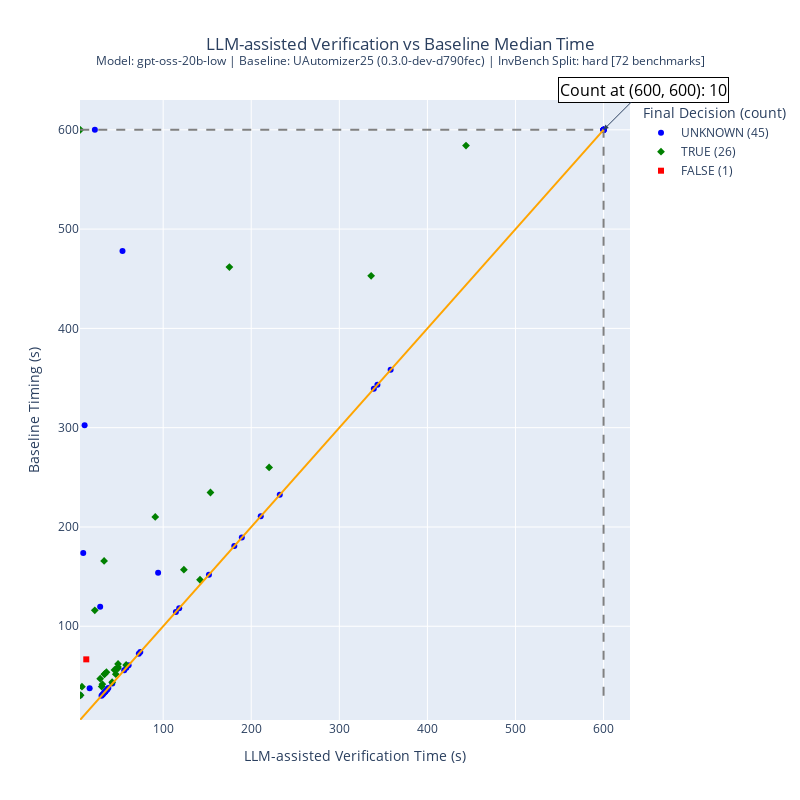

The notebook cell this image was saved under:
### Code cell
import plotly.express as px

def plot_verification_vs_baseline(
    df,
    model_name="gpt-oss-20b-low",
    baseline_name="UAutomizer25 (0.3.0-dev-d790fec)",
    split_name="hard",
    x_col="report.verification_time_taken",
    y_col="baseline_time",
    decision_col="report.final_decision",
    correctness_col="report.invariant_correctness_report.decision",
    usefulness_col="report.invariant_usefulness_report.decision",
    decision_rule_col="report.decision_rule",
    n_samples=None,
    fig_size=(800, 800),
    include_gen_time=False   
):
    """
    Plots a scatter plot comparing LLM-assisted verification time vs baseline time,
    colored by the report.final_decision, with legends including decision counts.
    Adds the correctness, usefulness, and decision rule as extra hover information.
    If include_gen_time=True, then the LLM-assisted value is report.total_time_taken.
    Also prints and annotates the number of points that are exactly at (600, 600).
    If include_gen_time=True, additionally includes model generation time in the hover info.
    """
    df = df.copy()
    # Use total time if include_gen_time is True
    if include_gen_time:
        x_col = "report.total_time_taken"
        if "report.total_time_taken" not in df.columns:
            raise ValueError("DataFrame must include 'report.total_time_taken' when include_gen_time=True")

    if n_samples is None:
        n_samples = df.shape[0]

    decision_counts = df[decision_col].value_counts().to_dict()
    def legend_dec_label(decision):
        count = decision_counts.get(decision, 0)
        return f"{decision} ({count})"
    df["decision_with_count"] = df[decision_col].apply(legend_dec_label)

    # Round relevant columns for display
    df[x_col] = df[x_col].round(2)
    df[y_col] = df[y_col].round(2)
    df["speedup"] = (df[y_col] / df[x_col]).round(2)

    # If include_gen_time, round model_gen_time and add to custom_data
    if include_gen_time:
        gen_time_col = "report.model_generation_time"
        if gen_time_col in df.columns:
            df[gen_time_col] = df[gen_time_col].round(2)
        else:
            raise ValueError("DataFrame must include 'report.model_generation_time' when include_gen_time=True")

    # Count and show number of dots at (600, 600)
    num_600_600 = ((df[x_col] == 600) & (df[y_col] == 600)).sum()
    # print(f"Number of dots at (600, 600): {num_600_600}")

    # Build custom_data for hover
    custom_data = [
        "task_name",      # 0
        "task_index",     # 1
        decision_col,     # 2
        x_col,            # 3
        y_col,            # 4
        "speedup",        # 5
        correctness_col,  # 6
        usefulness_col,   # 7
        decision_rule_col # 8
    ]

    # If include_gen_time, add the model generation time at the end
    if include_gen_time:
        custom_data.append("report.model_generation_time") # 9 if so

    color_map_base = {
        "TRUE": "green",
        "FALSE": "red",
        "UNKNOWN": "blue",
    }
    color_discrete_map = {}
    for k in decision_counts:
        label = legend_dec_label(k)
        color_discrete_map[label] = color_map_base.get(k, None)

    timing_label = (
        "LLM-assisted Verification+Gen Time (s)"
        if include_gen_time else
        "LLM-assisted Verification Time (s)"
    )

    title = (
        f"LLM-assisted Verification{' + Gen Time' if include_gen_time else ''} vs Baseline Median Time<br>"
        f"<sup>Model: {model_name} | Baseline: {baseline_name} | InvBench Split: {split_name} "
        f"[{n_samples} benchmarks]</sup>"
    )
    fig = px.scatter(
        df,
        x=x_col,
        y=y_col,
        custom_data=custom_data,
        title=title,
        labels={
            x_col: timing_label,
            y_col: "Baseline Timing (s)",
            "decision_with_count": "Final Decision (count)",
            decision_col: "Final Decision",
            "speedup": "Speedup",
            "task_index": "Task Index",
            correctness_col: "Correctness Decision",
            usefulness_col: "Usefulness Decision",
            decision_rule_col: "Decision Rule",
            "report.model_generation_time": "Model Generation Time (s)"
        },
        color="decision_with_count",
        symbol="decision_with_count",
        color_discrete_map=color_discrete_map,
    )

    # Set hovertemplate: add model generation time if needed
    if include_gen_time:
        # index 9 in custom_data is model gen time
        hovertemplate = (
            "<b>%{customdata[0]}</b><br><br>" +
            "Final Decision=%{customdata[2]}<br>" +
            f"{timing_label}=%{{customdata[3]:.2f}}<br>" +
            "Baseline Timing (s)=%{customdata[4]:.2f}<br>" +
            "Model Generation Time (s)=%{customdata[9]:.2f}<br>" +
            "Task Index=%{customdata[1]}<br>" +
            "Speedup=%{customdata[5]:.2f}<br>" +
            "Correctness Decision=%{customdata[6]}<br>" +
            "Usefulness Decision=%{customdata[7]}<br>" +
            "Decision Rule=%{customdata[8]}<br>" +
            "<extra></extra>"
        )
    else:
        hovertemplate = (
            "<b>%{customdata[0]}</b><br><br>" +
            "Final Decision=%{customdata[2]}<br>" +
            f"{timing_label}=%{{customdata[3]:.2f}}<br>" +
            "Baseline Timing (s)=%{customdata[4]:.2f}<br>" +
            "Task Index=%{customdata[1]}<br>" +
            "Speedup=%{customdata[5]:.2f}<br>" +
            "Correctness Decision=%{customdata[6]}<br>" +
            "Usefulness Decision=%{customdata[7]}<br>" +
            "Decision Rule=%{customdata[8]}<br>" +
            "<extra></extra>"
        )

    fig.update_traces(hovertemplate=hovertemplate)

    # Add timeout lines (x=600, y=600) with more neutral color (gray)
    fig.add_shape(type="line",
                  x0=600, y0=df[y_col].min(),
                  x1=600, y1=max(df[y_col].max(), 600),
                  line=dict(color='gray', dash='dash'),
                  name="Timeout (600s, x-axis)")

    fig.add_shape(type="line",
                  x0=df[x_col].min(), y0=600,
                  x1=max(df[x_col].max(), 600), y1=600,
                  line=dict(color='gray', dash='dash'),
                  name="Timeout (600s, y-axis)")

    lims = [
        min(df[x_col].min(), df[y_col].min()),
        max(df[x_col].max(), df[y_col].max(), 600)
    ]
    fig.add_shape(
        type="line",
        x0=lims[0], y0=lims[0],
        x1=lims[1], y1=lims[1],
        line=dict(color="orange", dash="solid"),
        name="y = x (equal timing)"
    )

    # Annotate the number of dots at (600, 600) on the plot.
    # Place annotation slightly offset to avoid hiding any marker
    fig.add_annotation(
        x=600,
        y=600,
        text=f"Count at (600, 600): {num_600_600}",
        showarrow=True,
        arrowhead=2,
        ax=40,
        ay=-40,
        font=dict(color="black", size=16),
        bgcolor="rgba(255,255,255,0.8)",
        bordercolor="black",
        borderwidth=1
    )

    fig.update_layout(
        width=fig_size[0],
        height=fig_size[1],
        showlegend=True,
        xaxis=dict(range=[lims[0]*0.95, lims[1]*1.05]),
        yaxis=dict(range=[lims[0]*0.95, lims[1]*1.05]),
        title_x=0.5,
    )

    fig.show()

# Example usage:
plot_verification_vs_baseline(df_results)

### Figure 1 — Plotly figure (JSON) as saved in the notebook; plotly's stock layout.template omitted (floating-point values rounded to 4 significant figures; data arrays with more than 128 entries replaced by an {"elided": "..."} marker saying what was removed)
{"data": [{"customdata": {"elided": "45x9 mixed values"}, "hovertemplate": "<b>%{customdata[0]}</b><br><br>Final Decision=%{customdata[2]}<br>LLM-assisted Verification Time (s)=%{customdata[3]:.2f}<br>Baseline Timing (s)=%{customdata[4]:.2f}<br>Task Index=%{customdata[1]}<br>Speedup=%{customdata[5]:.2f}<br>Correctness Decision=%{customdata[6]}<br>Usefulness Decision=%{customdata[7]}<br>Decision Rule=%{customdata[8]}<br><extra></extra>", "legendgroup": "UNKNOWN (45)", "marker": {"color": "blue", "symbol": "circle"}, "mode": "markers", "name": "UNKNOWN (45)", "orientation": "v", "showlegend": true, "type": "scatter", "x": [114.5, 53.84, 94.27, 74.04, 33.06, 16.54, 5.89, 10.83, 55.81, 600.0, 600.0, 189.3, 28.49, 339.2, 118.2, 60.78, 343.2, 58.25, 36.39, 210.8, 600.0, 22.45, 232.4, 34.62, 600.0, 358.3, 42.29, 180.8, 31.88, 37.77, 600.0, 34.56, 9.26, 600.0, 33.64, 152.0, 31.06, 34.48, 72.36, 36.6, 600.0, 600.0, 600.0, 600.0, 30.01], "xaxis": "x", "y": [114.5, 478.0, 153.9, 74.04, 33.06, 37.65, 30.51, 302.6, 55.81, 600.0, 600.0, 189.3, 119.8, 339.2, 118.2, 60.78, 343.2, 58.25, 36.39, 210.8, 600.0, 600.0, 232.4, 34.62, 600.0, 358.3, 42.29, 180.8, 31.88, 37.77, 600.0, 34.56, 173.8, 600.0, 33.64, 152.0, 31.06, 34.48, 72.36, 36.6, 600.0, 600.0, 600.0, 600.0, 30.01], "yaxis": "y"}, {"customdata": {"elided": "26x9 mixed values"}, "hovertemplate": "<b>%{customdata[0]}</b><br><br>Final Decision=%{customdata[2]}<br>LLM-assisted Verification Time (s)=%{customdata[3]:.2f}<br>Baseline Timing (s)=%{customdata[4]:.2f}<br>Task Index=%{customdata[1]}<br>Speedup=%{customdata[5]:.2f}<br>Correctness Decision=%{customdata[6]}<br>Usefulness Decision=%{customdata[7]}<br>Decision Rule=%{customdata[8]}<br><extra></extra>", "legendgroup": "TRUE (26)", "marker": {"color": "green", "symbol": "diamond"}, "mode": "markers", "name": "TRUE (26)", "orientation": "v", "showlegend": true, "type": "scatter", "x": [42.08, 28.52, 175.2, 33.31, 123.5, 30.2, 32.97, 48.73, 7.81, 35.61, 153.7, 33.58, 57.99, 44.74, 6.29, 5.94, 31.02, 48.8, 443.8, 46.24, 48.49, 91.02, 336.1, 22.39, 220.3, 141.8], "xaxis": "x", "y": [43.73, 47.2, 461.8, 51.61, 157.0, 39.27, 165.8, 58.98, 39.17, 53.74, 234.7, 51.99, 60.98, 56.07, 30.52, 600.0, 41.72, 62.06, 584.1, 51.75, 57.44, 210.1, 452.9, 116.0, 260.0, 146.9], "yaxis": "y"}, {"customdata": [["egcd3-ll_unwindbound10_5", 37, "FALSE", 12.71, 66.67, 5.25, "FALSE", "FALSE", "DEC-FALSE"]], "hovertemplate": "<b>%{customdata[0]}</b><br><br>Final Decision=%{customdata[2]}<br>LLM-assisted Verification Time (s)=%{customdata[3]:.2f}<br>Baseline Timing (s)=%{customdata[4]:.2f}<br>Task Index=%{customdata[1]}<br>Speedup=%{customdata[5]:.2f}<br>Correctness Decision=%{customdata[6]}<br>Usefulness Decision=%{customdata[7]}<br>Decision Rule=%{customdata[8]}<br><extra></extra>", "legendgroup": "FALSE (1)", "marker": {"color": "red", "symbol": "square"}, "mode": "markers", "name": "FALSE (1)", "orientation": "v", "showlegend": true, "type": "scatter", "x": [12.71], "xaxis": "x", "y": [66.67], "yaxis": "y"}], "layout": {"annotations": [{"arrowhead": 2, "ax": 40, "ay": -40, "bgcolor": "rgba(255,255,255,0.8)", "bordercolor": "black", "borderwidth": 1, "font": {"color": "black", "size": 16}, "showarrow": true, "text": "Count at (600, 600): 10", "x": 600, "y": 600}], "height": 800, "legend": {"title": {"text": "Final Decision (count)"}, "tracegroupgap": 0}, "shapes": [{"line": {"color": "gray", "dash": "dash"}, "name": "Timeout (600s, x-axis)", "type": "line", "x0": 600, "x1": 600, "y0": 30.01, "y1": 600}, {"line": {"color": "gray", "dash": "dash"}, "name": "Timeout (600s, y-axis)", "type": "line", "x0": 5.89, "x1": 600, "y0": 600, "y1": 600}, {"line": {"color": "orange", "dash": "solid"}, "name": "y = x (equal timing)", "type": "line", "x0": 5.89, "x1": 600, "y0": 5.89, "y1": 600}], "showlegend": true, "title": {"text": "LLM-assisted Verification vs Baseline Median Time<br><sup>Model: gpt-oss-20b-low | Baseline: UAutomizer25 (0.3.0-dev-d790fec) | InvBench Split: hard [72 benchmarks]</sup>", "x": 0.5}, "width": 800, "xaxis": {"anchor": "y", "domain": [0, 1], "range": [5.595, 630], "title": {"text": "LLM-assisted Verification Time (s)"}}, "yaxis": {"anchor": "x", "domain": [0, 1], "range": [5.595, 630], "title": {"text": "Baseline Timing (s)"}}}}
